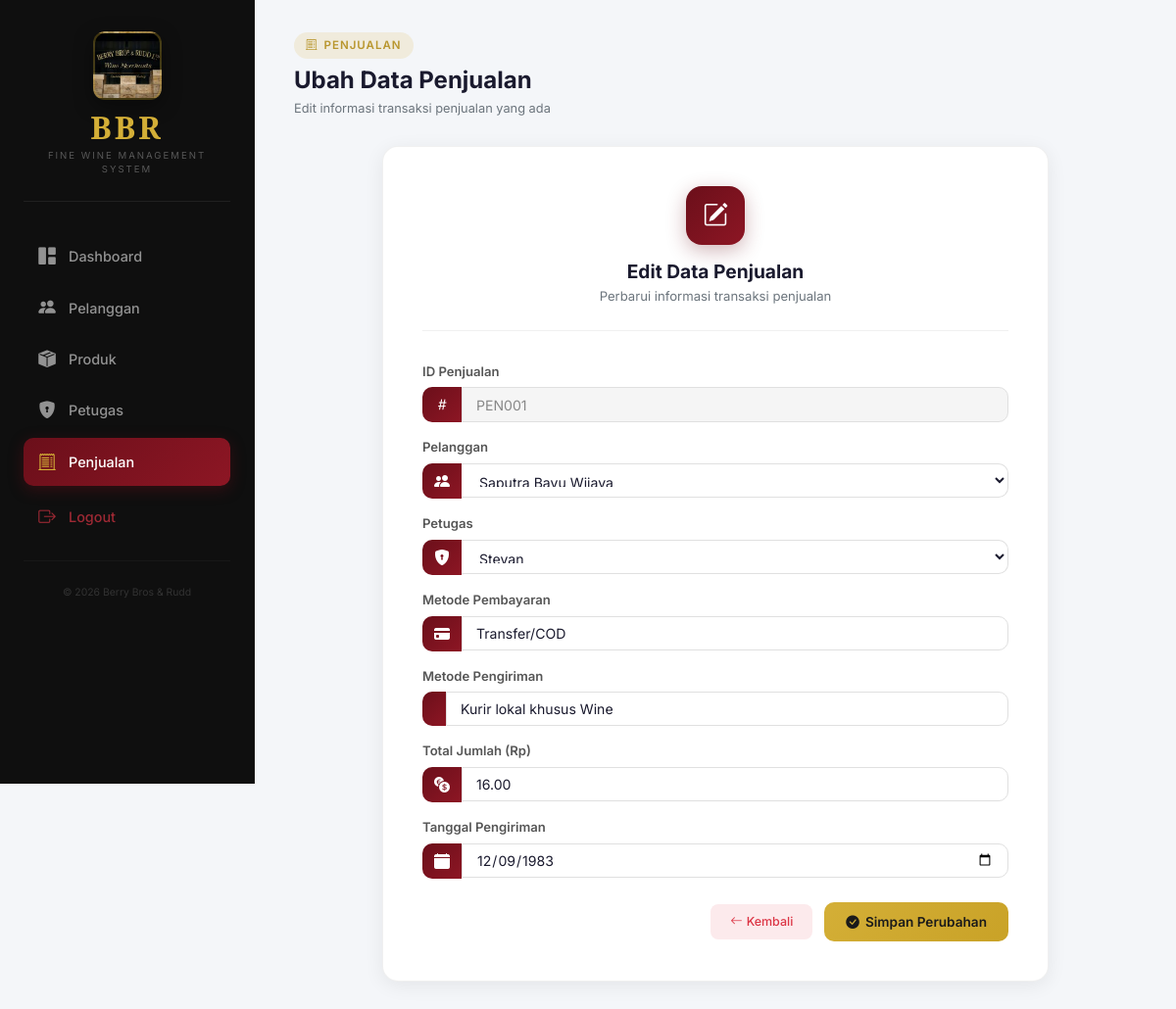
The page /penjualan/penjualan-ubah.php?Id_Penjualan=PEN001 on the database its author committed.
### tables this page shows
CREATE TABLE `penjualan` (
  `Id_Penjualan` char(10) NOT NULL,
  `Id_Pelanggan` char(10) DEFAULT NULL,
  `Id_Petugas` char(10) DEFAULT NULL,
  `Metode_Pembayaran` varchar(30) DEFAULT NULL,
  `Metode_Pengiriman` varchar(30) DEFAULT NULL,
  `Total_Jumlah` decimal(10,2) DEFAULT NULL,
  `Tanggal_Pengiriman` date DEFAULT NULL
);

CREATE TABLE `pelanggan` (
  `Id_Pelanggan` char(11) NOT NULL,
  `No_Akun` varchar(50) DEFAULT NULL,
  `Nama_Pelanggan` varchar(255) NOT NULL,
  `Pengiriman_Alamat` text DEFAULT NULL,
  `ALAMAT` text DEFAULT NULL
);

CREATE TABLE `petugas` (
  `Id_Petugas` char(10) NOT NULL,
  `Nama` varchar(255) NOT NULL,
  `username` varchar(50) DEFAULT NULL,
  `password` varchar(40) DEFAULT NULL
);

### penjualan/penjualan-ubah.php (the view, shortened to what this page needs)
<?php
include '../koneksi.php';
$query = mysqli_query($conn, "SELECT * FROM penjualan WHERE Id_Penjualan = '$_GET[Id_Penjualan]'");
$data = mysqli_fetch_array($query);
$pelanggan = mysqli_query($conn, "SELECT * FROM pelanggan");
$petugas = mysqli_query($conn, "SELECT * FROM petugas");
?>
<!doctype html>
<html lang="id">
<head>
  <link rel="stylesheet" href="https://stackpath.bootstrapcdn.com/bootstrap/4.5.2/css/bootstrap.min.css">
  <link href="https://cdn.jsdelivr.net/npm/bootstrap-icons@1.10.5/font/bootstrap-icons.css" rel="stylesheet">
  <link rel="stylesheet" href="../css/shared.css">
</head>
<body>
<div class="">
  <nav id="sidebar">
    <div class="sidebar-inner">
      <div class="sidebar-logo-wrap">
        <div class="sidebar-wine-img" style="background-image: url(../images/wine.jpg);"></div>
        <a href="../home.php" class="sidebar-brand">BBR</a>
        <div class="sidebar-tagline">Fine Wine Management System</div>
      </div>
      <ul class="sidebar-nav">
        <li><a href="../home.php" class="menu-link"><i class="bi bi-grid-1x2-fill"></i><span>Dashboard</span></a></li>
        <li><a href="../pelanggan/pelanggan-lihat.php" class="menu-link"><i class="bi bi-people-fill"></i><span>Pelanggan</span></a></li>
        <li><a href="../produk/produk-lihat.php" class="menu-link"><i class="bi bi-box-seam-fill"></i><span>Produk</span></a></li>
        <li><a href="../petugas/petugas-lihat.php" class="menu-link"><i class="bi bi-shield-lock-fill"></i><span>Petugas</span></a></li>
        <li class="active"><a href="#" class="menu-link"><i class="bi bi-receipt-cutoff"></i><span>Penjualan</span></a></li>
        <li><a href="../logout.php" class="menu-link logout"><i class="bi bi-box-arrow-right"></i><span>Logout</span></a></li>
      </ul>
      <div class="sidebar-footer">&copy; <?php echo date('Y'); ?> Berry Bros &amp; Rudd</div>
    </div>
  </nav>
  <div id="content">
    <div class="page-header">
      <div class="page-header-left">
        <div class="section-badge"><i class="bi bi-receipt-cutoff"></i> Penjualan</div>
        <h2 class="page-title">Ubah Data Penjualan</h2>
        <p class="page-subtitle">Edit informasi transaksi penjualan yang ada</p>
      </div>
    </div>
    <form action="" method="POST">
    <div class="form-card">
      <div class="form-card-header">
        <div class="header-icon"><i class="bi bi-pencil-square"></i></div>
        <h4>Edit Data Penjualan</h4>
        <p>Perbarui informasi transaksi penjualan</p>
      </div>
      <div class="form-group">
        <label class="form-label">ID Penjualan</label>
        <div class="input-group">
          <span class="input-group-text"><i class="bi bi-hash"></i></span>
          <input type="text" value="<?php echo $data['Id_Penjualan'] ?>" class="form-control" readonly>
        </div>
      </div>
      <div class="form-group">
        <label class="form-label">Pelanggan</label>
        <div class="input-group">
          <span class="input-group-text"><i class="bi bi-people-fill"></i></span>
          <select name="Id_Pelanggan" class="form-control">
            <?php while($p = mysqli_fetch_array($pelanggan)): ?>
            <option value="<?= $p['Id_Pelanggan'] ?>" <?= $p['Id_Pelanggan']==$data['Id_Pelanggan']?'selected':'' ?>><?= $p['Nama_Pelanggan'] ?></option>
            <?php endwhile; ?>
          </select>
        </div>
      </div>
      <div class="form-group">
        <label class="form-label">Petugas</label>
        <div class="input-group">
          <span class="input-group-text"><i class="bi bi-shield-lock-fill"></i></span>
          <select name="Id_Petugas" class="form-control">
            <?php while($pt = mysqli_fetch_array($petugas)): ?>
            <option value="<?= $pt['Id_Petugas'] ?>" <?= $pt['Id_Petugas']==$data['Id_Petugas']?'selected':'' ?>><?= $pt['Nama'] ?></option>
            <?php endwhile; ?>
          </select>
        </div>
      </div>
      <div class="form-group">
        <label class="form-label">Metode Pembayaran</label>
        <div class="input-group">
          <span class="input-group-text"><i class="bi bi-credit-card-fill"></i></span>
          <input type="text" name="Metode_Pembayaran" value="<?php echo $data['Metode_Pembayaran'] ?>" class="form-control">
        </div>
      </div>
      <div class="form-group">
        <label class="form-label">Metode Pengiriman</label>
        <div class="input-group">
          <span class="input-group-text"><i class="bi bi-truck-fill"></i></span>
          <input type="text" name="Metode_Pengiriman" value="<?php echo $data['Metode_Pengiriman'] ?>" class="form-control">
        </div>
      </div>
      <div class="form-group">
        <label class="form-label">Total Jumlah (Rp)</label>
        <div class="input-group">
          <span class="input-group-text"><i class="bi bi-currency-exchange"></i></span>
          <input type="number" name="Total_Jumlah" value="<?php echo $data['Total_Jumlah'] ?>" class="form-control">
        </div>
      </div>
      <div class="form-group">
        <label class="form-label">Tanggal Pengiriman</label>
        <div class="input-group">
          <span class="input-group-text"><i class="bi bi-calendar-fill"></i></span>
          <input type="date" name="Tanggal_Pengiriman" value="<?php echo $data['Tanggal_Pengiriman'] ?>" class="form-control">
        </div>
      </div>
      <div class="d-flex justify-content-end" style="gap:10px; margin-top:1.5rem;">
        <a href="penjualan-lihat.php" class="btn-action btn-delete" style="padding:9px 20px;"><i class="bi bi-arrow-left"></i> Kembali</a>
        <button type="submit" name="proses" class="btn-add"><i class="bi bi-check-circle-fill"></i> Simpan Perubahan</button>
      </div>
    </div>
    </form>
  </div>
</div>
</body>
</html>

### rows shown on the page
penjualan: Id_Penjualan "PEN001", Id_Pelanggan "Saputra Bayu Wijaya", Id_Petugas "Stevan", Metode_Pembayaran "Transfer/COD", Metode_Pengiriman "Kurir lokal khusus Wine", Total_Jumlah "16.00", Tanggal_Pengiriman "12/09/1983"
